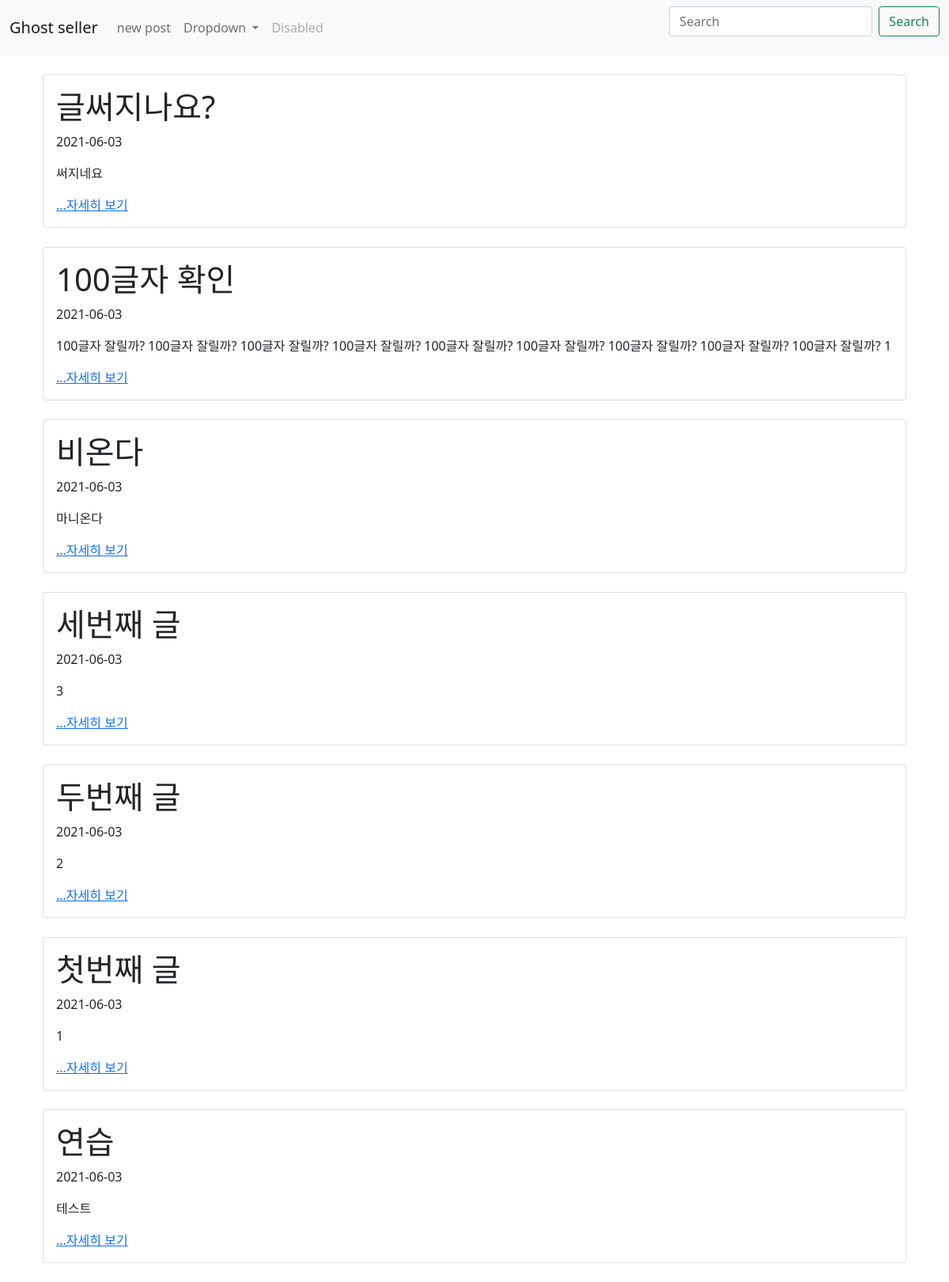
Before: / with the older database file.
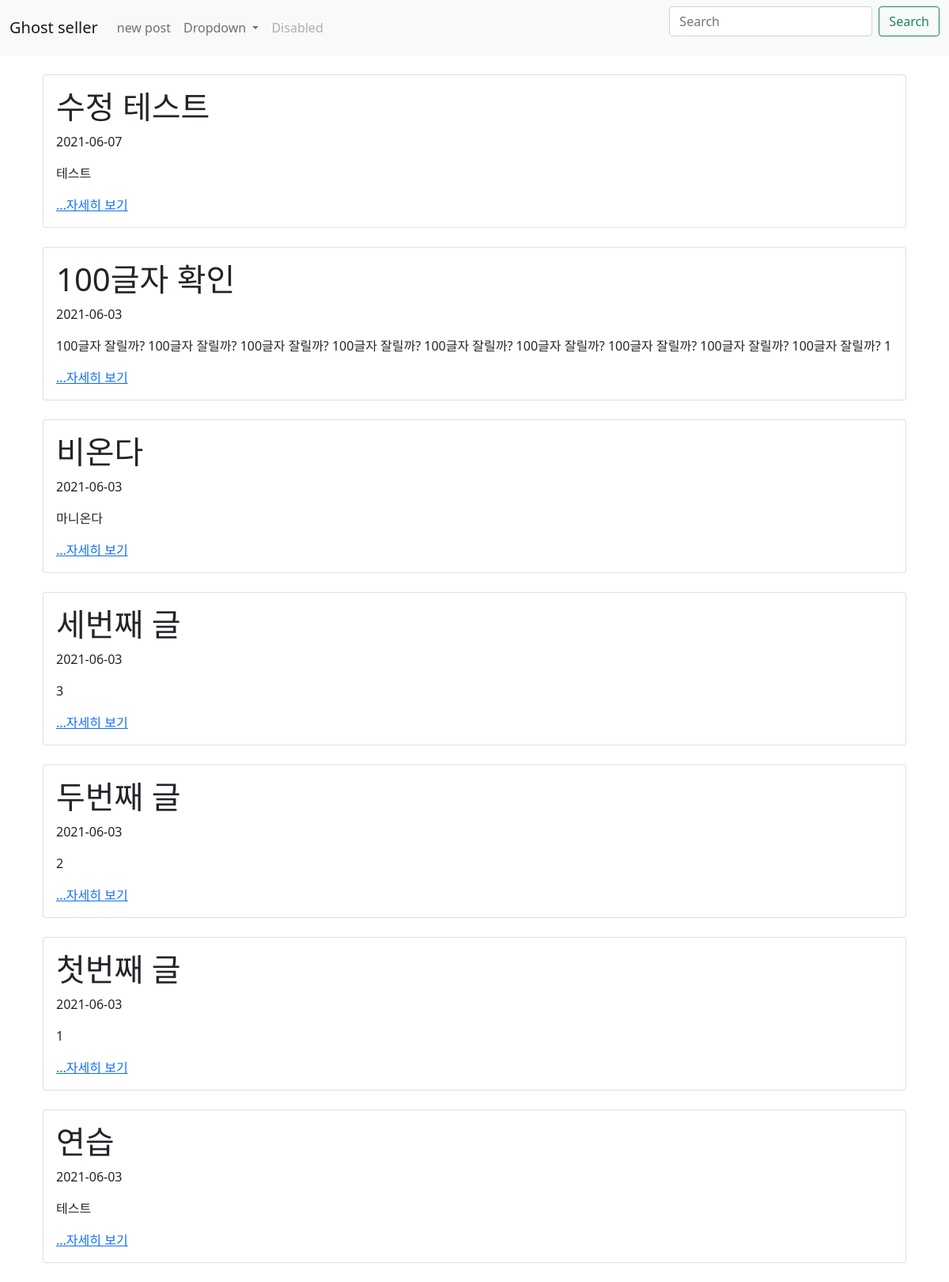
After: the same page with the newer database file.
### first_app/models.py (models this page shows, shortened)
class Blog(models.Model):
    title = models.CharField(max_length=200)
    pub_date = models.DateTimeField('date published')
    body = models.TextField()
    def summary(self):
        return self.body[:100]

### first_app/views.py (the view)
# urls.py: 2. Add a URL to urlpatterns:  path('', views.home, name='home')
def home(request):
    blogs = Blog.objects.order_by('-id')
    return render(request, 'home.html', {'blogs' : blogs})

### first_app/templates/home.html
{% extends 'base.html' %}
{% block content %}
    {% for blog in blogs.all %}
    <div class="container">
    <div class="card">
        <div class="card-body">
        <h1>{{blog.title}}</h1>
        <p>{{blog.pub_date | date:"Y-m-d"}}</p>
        <p>{{blog.summary}}</p> <a href="{% url 'detail' blog.id %}">...자세히 보기<a/>
        </div>
    </div>
    </div>
    <br>
    {% endfor %}
{% endblock %}

### first_app/templates/base.html (shortened to what this page needs)
<head>
    <link href="https://cdn.jsdelivr.net/npm/bootstrap@5.0.1/dist/css/bootstrap.min.css" rel="stylesheet">
</head>
<body>
    <nav class="navbar navbar-expand-lg navbar-light bg-light">
    <div class="container-fluid">
        <a class="navbar-brand" href="{% url 'home' %}">Ghost seller</a>
        <div class="collapse navbar-collapse" id="navbarSupportedContent">
        <ul class="navbar-nav me-auto mb-2 mb-lg-0">
            <li class="nav-item">
            <a class="nav-link" href="{%url 'create' %}">new post</a>
            </li>
            <li class="nav-item dropdown">
            <a class="nav-link dropdown-toggle" href="#" id="navbarDropdown" role="button" data-bs-toggle="dropdown" aria-expanded="false">
                Dropdown
            </a>
            </li>
            <li class="nav-item">
            <a class="nav-link disabled" href="#" tabindex="-1" aria-disabled="true">Disabled</a>
            </li>
        </ul>
        <form class="d-flex">
            <input class="form-control me-2" type="search" placeholder="Search" aria-label="Search">
            <button class="btn btn-outline-success" type="submit">Search</button>
        </form>
        </div>
    </div>
    </nav>
    <br>
    <div class="container">
        {% block content %}
        {% endblock %}
    </div>
</body>

Changed rows visible on the page:
removed Blog: title "글써지나요?", pub_date "2021-06-03", summary "써지네요"
added Blog: title "수정 테스트", pub_date "2021-06-07", summary "테스트"
